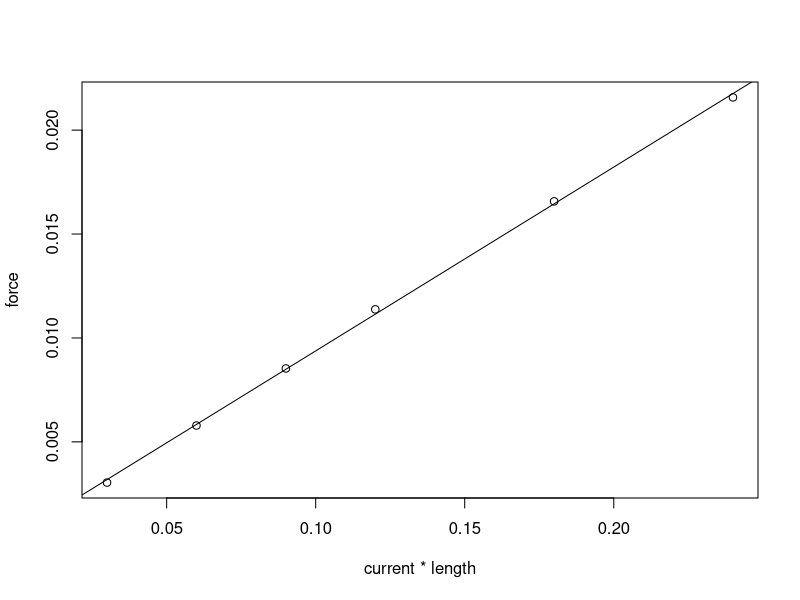
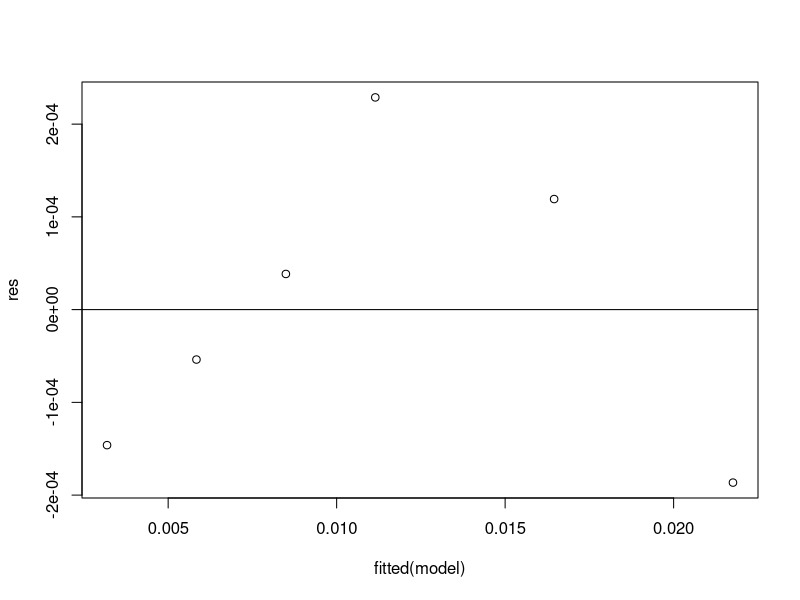
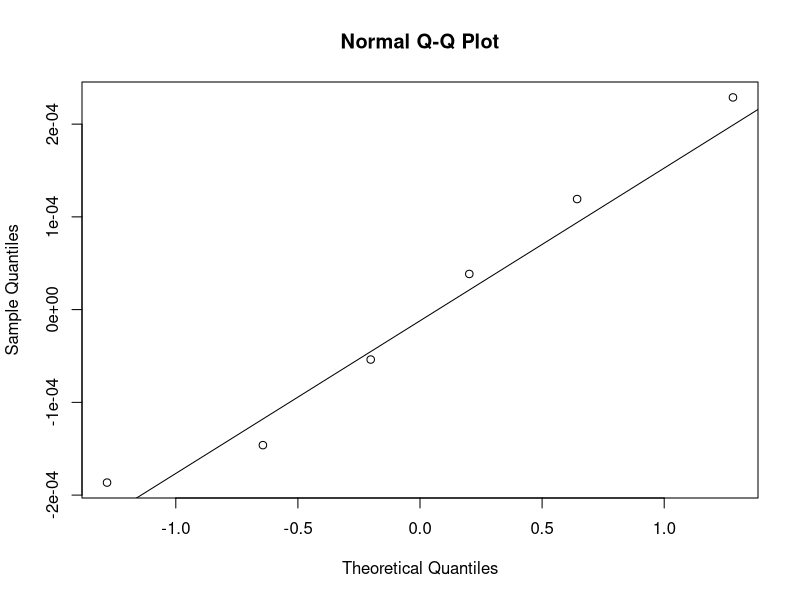
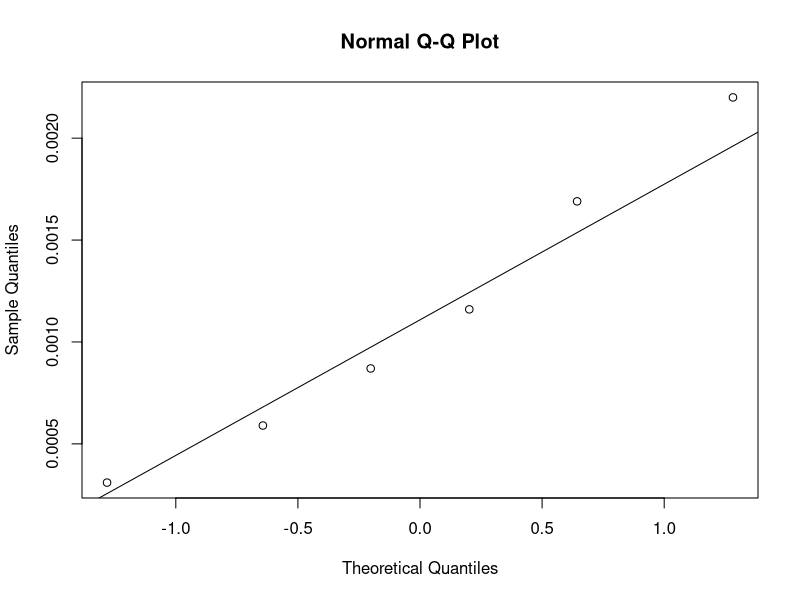
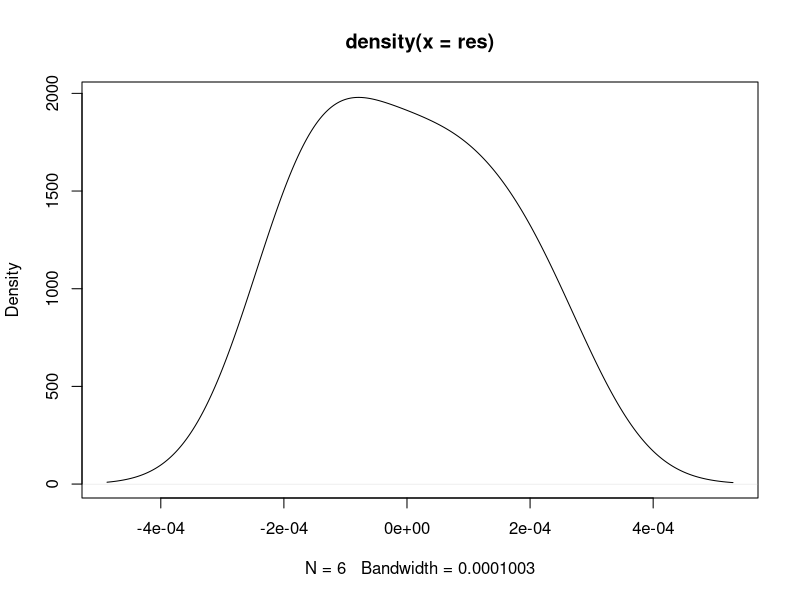
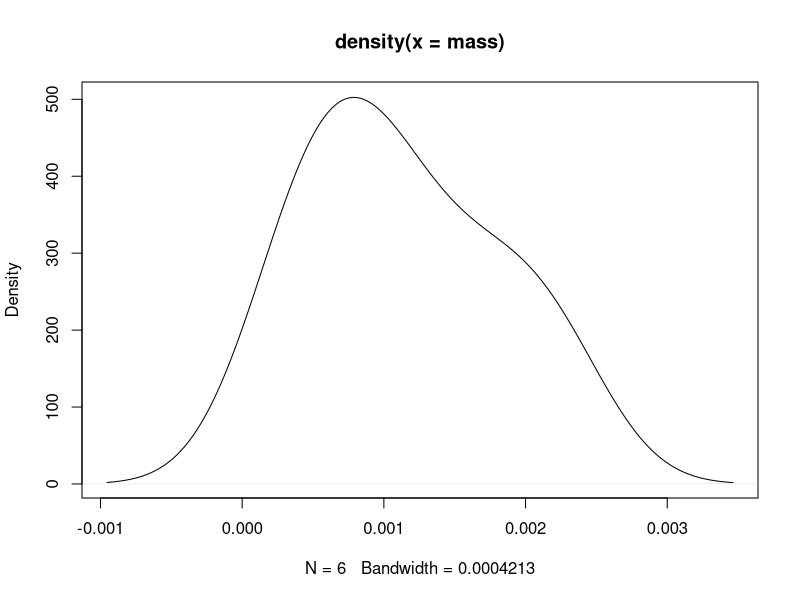

The R script that drew these images, in order:
# Earth's gravitational acceleration
g = 9.80665

# Variable length
current = 3
length = c(10, 20, 30, 40, 60, 80) / 1000
angle = pi/2
mass = c(0.31, 0.59, 0.87, 1.16, 1.69, 2.2) / 1000
force = mass * g

# Linear regression
model = lm(force ~ I(current * length))
summary(model)

# Plots with regression line
plot(current * length, force)
abline(model)

# Residuals
res = resid(model)

# Residual VS Fitted plot
plot(fitted(model), res)
abline(0,0)

# Shapiro-Wilk
shapiro.test(res)
shapiro.test(mass)

# QQ-plot 
qqnorm(res)
qqline(res)

qqnorm(mass)
qqline(mass)

# Density
plot(density(res))
plot(density(mass))



